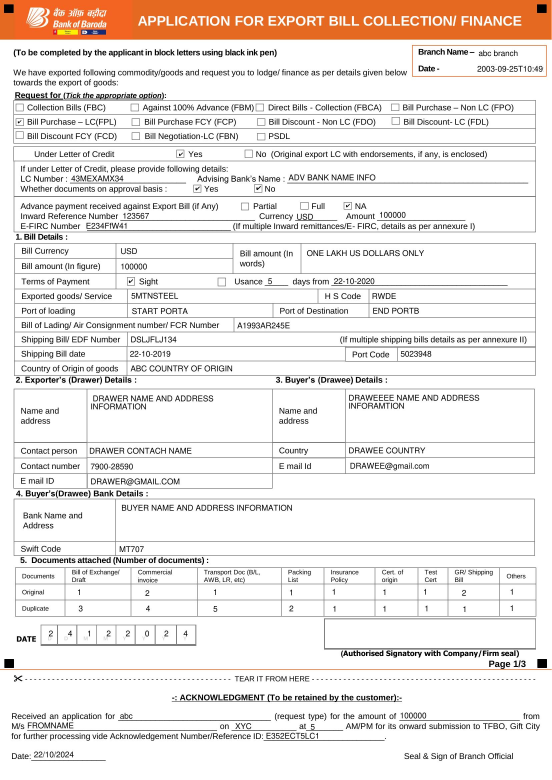
#> input picture data/Export-Bill_filled_sample0.jpg, 1654 x 2339 px, found by its file name (shown at 1/3 size)
$ python sample.py
#> lines starting #> are read from the running program, lines starting #| are printed output that depends on the picture; after the words box and inside, x2 and y2 are one past the last pixel; in counts of white or black regions, pixels touching at a corner belong together
### src/main_v2/preprocessor.py
import cv2
import numpy as np
from PIL import Image

class ImagePreprocessor:
    def __init__(self, erosion_kernel, dilation_kernel, binary_threshold):
        self.erosion_kernel = erosion_kernel
        self.dilation_kernel = dilation_kernel
        self.binary_threshold = binary_threshold

    def preprocess(self, img=None,image_path=None,roi = None):
        # img = Image.open(image_path).convert('L')
        # img_arr = np.array(img)

        if image_path:
            img = cv2.imread(image_path, cv2.IMREAD_GRAYSCALE)
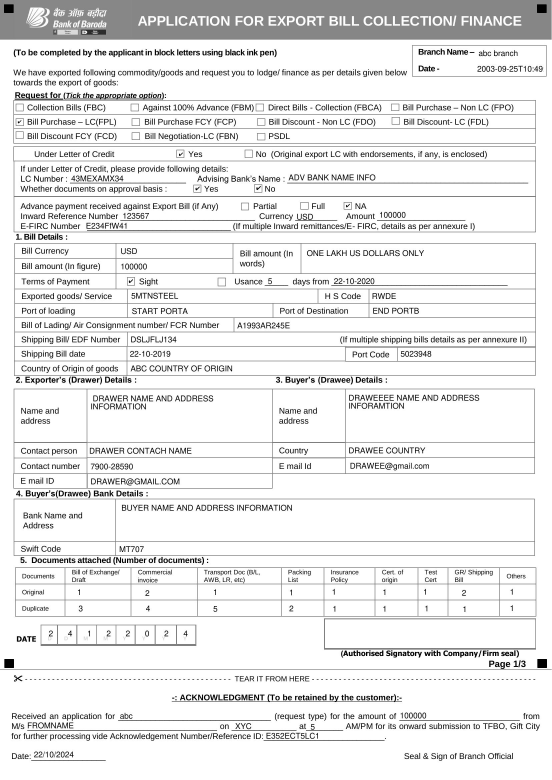
#> img: shape (2339, 1654) (shown at 1/3 size); min 0, max 255, mean 233.3
        else:
            img = cv2.cvtColor(img, cv2.COLOR_BGR2GRAY)

        if roi:
            x1, y1, x2, y2 = roi
            img = img[y1:y2, x1:x2]


        eroded = self._erode(img)
        dilated = self._dilate(eroded)
        binary_image = self._binarize(dilated)
        return img,binary_image

    def _erode(self, image):
        return cv2.erode(image.copy(), kernel=np.ones(self.erosion_kernel, np.uint8))
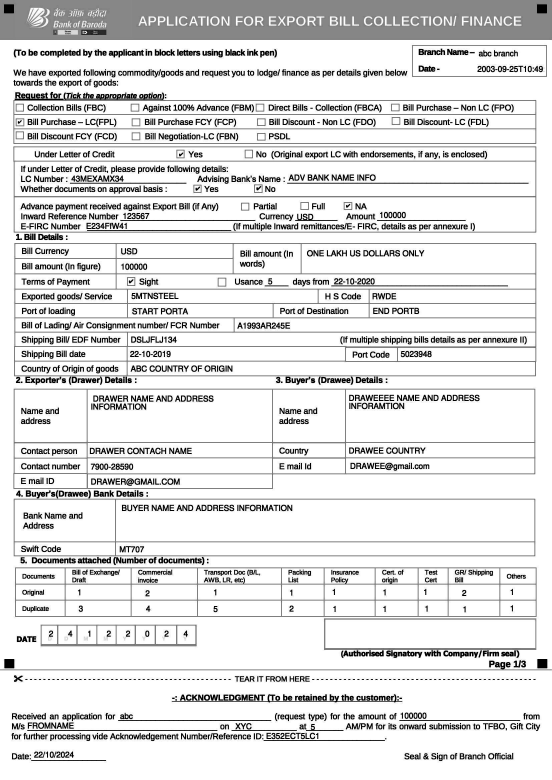
#> returned value: shape (2339, 1654) (shown at 1/3 size); min 0, max 255, mean 224.1

    def _dilate(self, image):
        return cv2.dilate(image.copy(), kernel=np.ones(self.dilation_kernel, np.uint8))
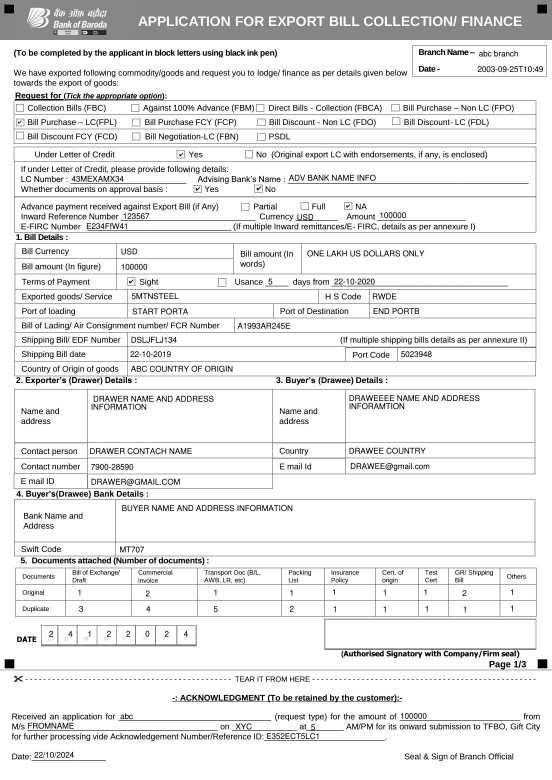
#> returned value: shape (2339, 1654) (shown at 1/3 size); min 0, max 255, mean 232.6

    def _binarize(self, image):
        _, binary = cv2.threshold(image, self.binary_threshold, 255, cv2.THRESH_BINARY)
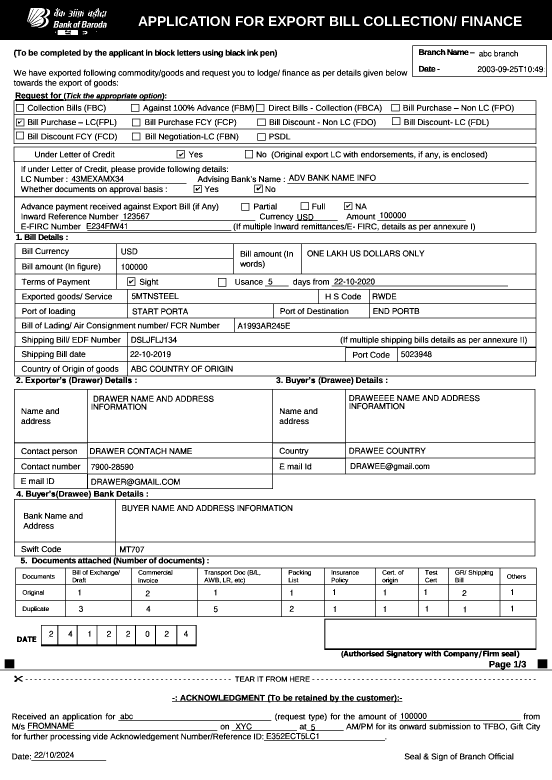
#> binary: shape (2339, 1654) (shown at 1/3 size); 86.4% white; 2078 black regions (261 under 20 px), largest, box (x1, y1, x2, y2) and area: (0, 0, 1654, 120) 176240, (43, 730, 1609, 1155) 33834, (41, 1167, 1606, 1467) 17495
        return binary

### src/main_v2/practice.py
import argparse
import json
import time
from dataclasses import dataclass
from typing import List, Tuple, Optional, Union
import cv2
import numpy as np
import logging
from pathlib import Path

from tqdm import tqdm

from src.main_v2.preprocessor import ImagePreprocessor

logger = logging.getLogger(__name__)
logging.basicConfig(level=logging.DEBUG)


@dataclass
class PatternMatchResult:
    """Data class to store pattern matching results."""
    position: Tuple[int, int]
    neighborhood: np.ndarray = None
    confidence: float = None


@dataclass
class PreprocessConfig:
    erosion_kernel: Tuple[int, int] = (2, 2)
    dilation_kernel: Tuple[int, int] = (2, 2)
    binary_threshold: int = 200


# [38 lines left out: function find_pattern_3x3_fast, not called in this run]


class ImageUtils:
    @classmethod
    def get_iloc(cls,arr,x1,y1):
        return arr[y1][x1]

class ImagePatternMatcher:
    def __init__(self, logger: Optional[logging.Logger] = None):
        self.logger = logger or logging.getLogger(__name__)
        self._image: Optional[np.ndarray] = None
        self._binary: Optional[np.ndarray] = None
        self._pattern: Optional[np.ndarray] = None


    def load_image(self, image_source: Union[str, Path, np.ndarray], preprocess_config: PreprocessConfig) -> bool:
        try:
            self._preprocess = ImagePreprocessor(**preprocess_config.__dict__)
            self._image, self._gray_image = self._preprocess.preprocess(image_path=image_source)
            cv2.imwrite("gray_image.png", self._gray_image)
            self._binary = np.where(self._gray_image == 255, 1, 0)
            self._inv_binary = np.where(self._binary == 1, 0, 1)
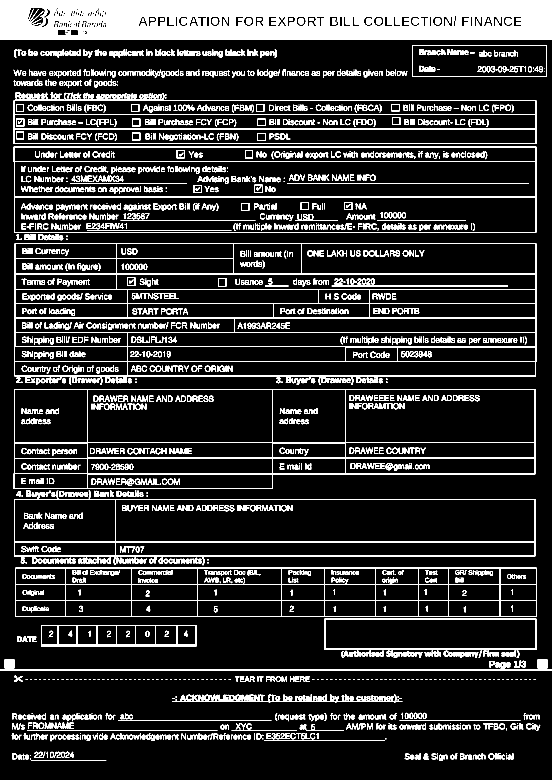
#> self._inv_binary: shape (2339, 1654) int64 (shown at 1/3 size); values 0 (black) and 1 (white), 13.6% white; 2078 white regions (261 under 20 px), largest, box (x1, y1, x2, y2) and area: (0, 0, 1654, 120) 176240, (43, 730, 1609, 1155) 33834, (41, 1167, 1606, 1467) 17495
            self.logger.info(f"Image loaded and preprocessed. Shape: {self._image.shape}")
            return True

        except Exception as e:
            self.logger.error(f"Error loading image: {str(e)}")
            raise ValueError(f"Image loading failed: {str(e)}")

    def compute_cumsum_arrays(self, arr):
        """Compute cumulative sum arrays for the binary image."""
        self.image_arr_x_cumsum = np.cumsum(arr, axis=1)
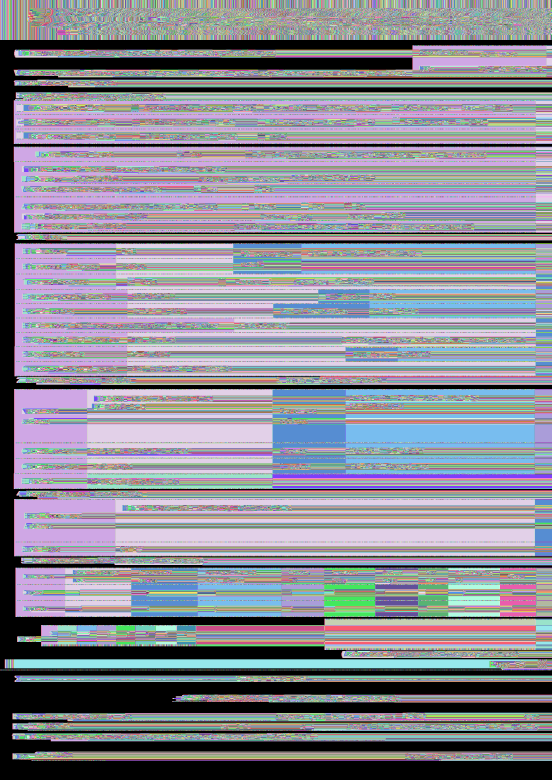
#> self.image_arr_x_cumsum: shape (2339, 1654) int64 (shown at 1/3 size); 1655 distinct labels, from 0 to 1654; one colour per label, 0 black
        self.image_arr_y_cumsum = np.cumsum(arr, axis=0)
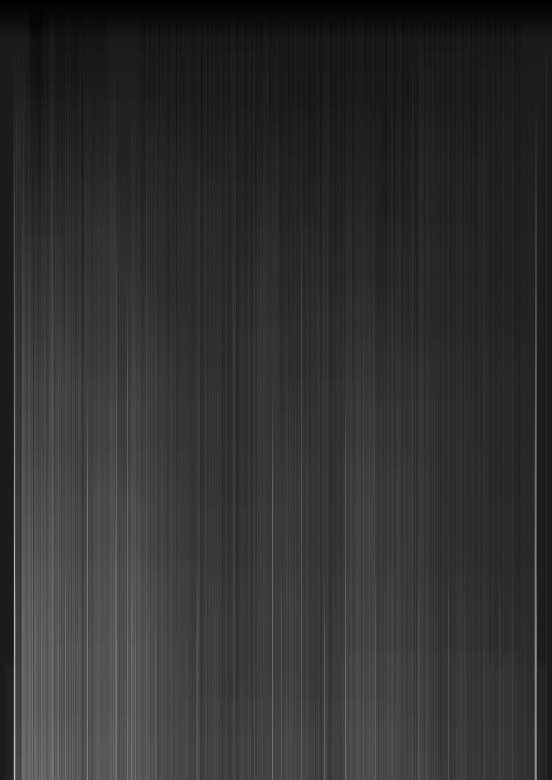
#> self.image_arr_y_cumsum: shape (2339, 1654) int64 (shown at 1/3 size); min 1, max 1124, mean 216.2; drawn with min black and max white


    # [52 lines left out: functions is_box, print_np, get_indices_of_value, get_rotate_and_imposed_indices, get_merged_indices_from_image, not called in this run]


def main(image_path: str, threshold: int = 125, confidence: float = 0.8):
    start_time = time.perf_counter()

    matcher = ImagePatternMatcher()
    preprocess_config = PreprocessConfig()

    matcher.load_image(image_path, preprocess_config=preprocess_config)

    image_arr = matcher._gray_image.copy()

    image_arr = np.where(image_arr==255,0,1)

    # image_arr=np.where(image_arr==1,0,255)
    # cv2.imwrite('dummy.png',image_arr)
    logger.debug(f"Image shape : {image_arr.shape}")

    matcher.compute_cumsum_arrays(image_arr.copy())

    r,c = np.where(image_arr==1)


    points = np.concatenate((r.reshape(-1,1),c.reshape(-1,1)),axis=-1)
#> points = 527460 pairs, first value 0 to 2282, second value 0 to 1653

    c=0
    for p in points:
        if image_arr[p[0],p[1]]:
            c+=1
#> this loop made 527460 passes
#> p on passes 1 to 12: [0, 0], [0, 1], [0, 2], [0, 3], [0, 4], [0, 5], [0, 6], [0, 7], [0, 8], [0, 9], [0, 10], [0, 11]
#> after the loop, c = 527460
    print(c)
#| 527460


    end_time = time.perf_counter()

    print(f"Duration: {end_time - start_time} seconds")
    exit()
#> (the program exits here)

$ run again, with data/Export-Bill_filled_sample1.jpg copied over data/Export-Bill_filled_sample0.jpg
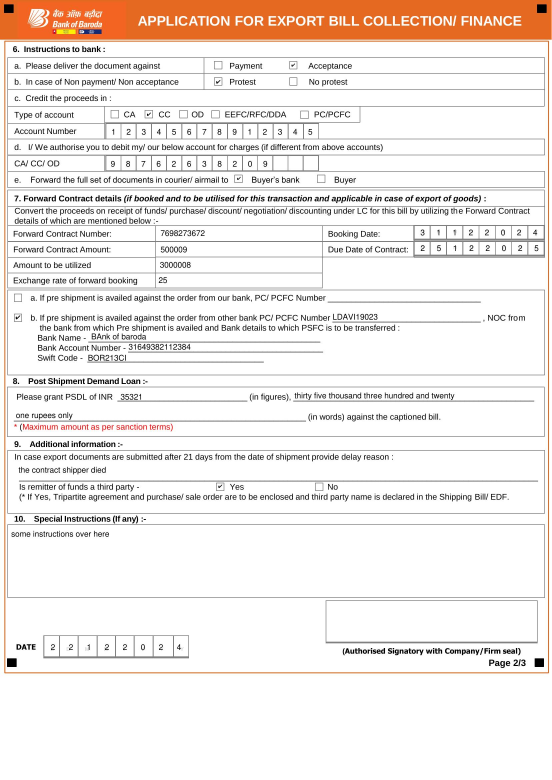
#> input picture data/Export-Bill_filled_sample1.jpg, 1654 x 2339 px, found by its file name (shown at 1/3 size)
#> binary: shape (2339, 1654); 87.7% white; 1542 black regions (127 under 20 px), largest, box (x1, y1, x2, y2) and area: (0, 0, 1654, 120) 177082, (23, 173, 1636, 565) 38864, (23, 570, 1636, 866) 30904
#> in compute_cumsum_arrays, `self.image_arr_x_cumsum = np.cumsum(arr, axis=1)`:
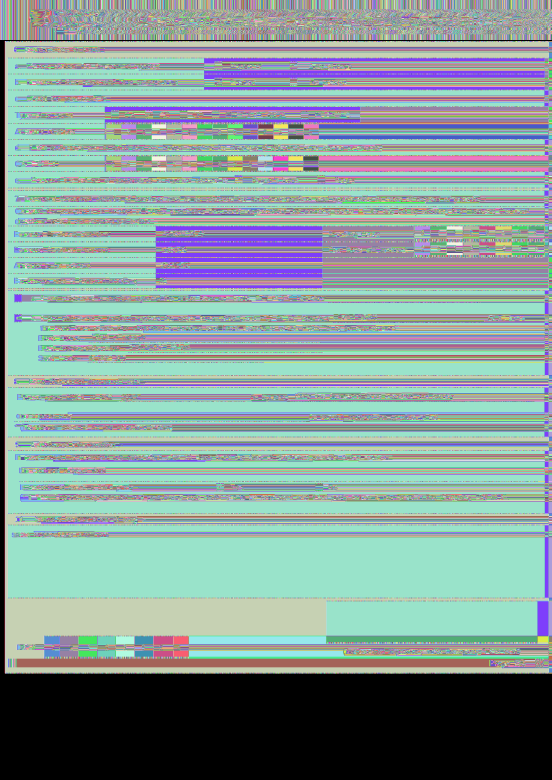
#> self.image_arr_x_cumsum: shape (2339, 1654) int64 (shown at 1/3 size); 1655 distinct labels, from 0 to 1654; one colour per label, 0 black
#> in compute_cumsum_arrays, `self.image_arr_y_cumsum = np.cumsum(arr, axis=0)`:
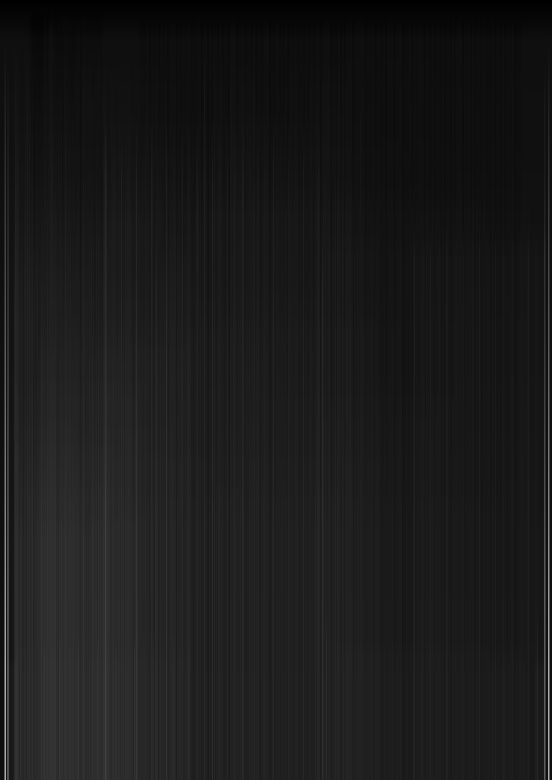
#> self.image_arr_y_cumsum: shape (2339, 1654) int64 (shown at 1/3 size); min 1, max 2018, mean 213.5; drawn with min black and max white
#> points = 475519 pairs, first value 0 to 2020, second value 0 to 1653
#> the loop in main, `for p in points:` made 475519 passes
#> p on passes 1 to 8: [0, 0], [0, 1], [0, 2], [0, 3], [0, 4], [0, 5], [0, 6], [0, 7]
#> after the loop in main, `for p in points:`: c = 475519
#| 475519

$ run again, with data/Export-Bill_filled_sample2.jpg copied over data/Export-Bill_filled_sample0.jpg
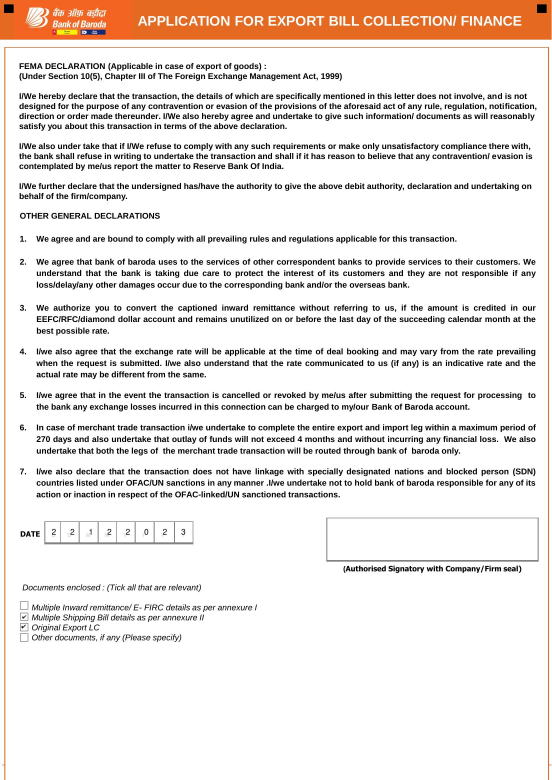
#> input picture data/Export-Bill_filled_sample2.jpg, 1654 x 2339 px, found by its file name (shown at 1/3 size)
#> binary: shape (2339, 1654); 86.7% white; 2207 black regions (75 under 20 px), largest, box (x1, y1, x2, y2) and area: (0, 0, 1654, 120) 176273, (8, 142, 1654, 2339) 16462, (980, 1554, 1617, 1686) 5209
#> in compute_cumsum_arrays, `self.image_arr_x_cumsum = np.cumsum(arr, axis=1)`:
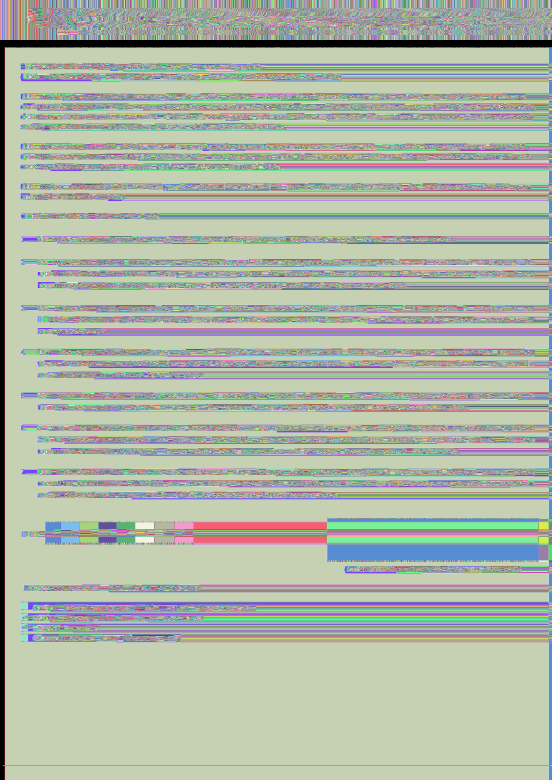
#> self.image_arr_x_cumsum: shape (2339, 1654) int64 (shown at 1/3 size); 1655 distinct labels, from 0 to 1654; one colour per label, 0 black
#> in compute_cumsum_arrays, `self.image_arr_y_cumsum = np.cumsum(arr, axis=0)`:
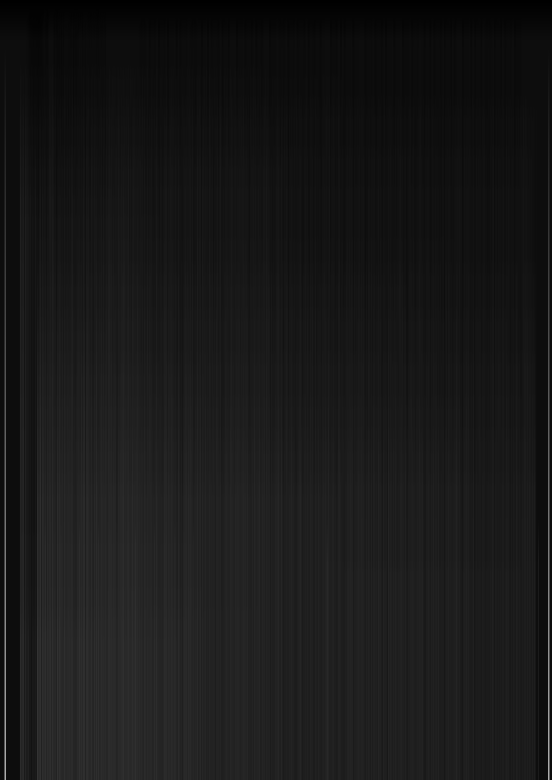
#> self.image_arr_y_cumsum: shape (2339, 1654) int64 (shown at 1/3 size); min 1, max 2317, mean 225.7; drawn with min black and max white
#> points = 513063 pairs, first value 0 to 2338, second value 0 to 1653
#> the loop in main, `for p in points:` made 513063 passes
#> p on passes 1 to 8: [0, 0], [0, 1], [0, 2], [0, 3], [0, 4], [0, 5], [0, 6], [0, 7]
#> after the loop in main, `for p in points:`: c = 513063
#| 513063

$ run again, with data/Lc-Amenment_filled_1.png saved as data/Export-Bill_filled_sample0.jpg
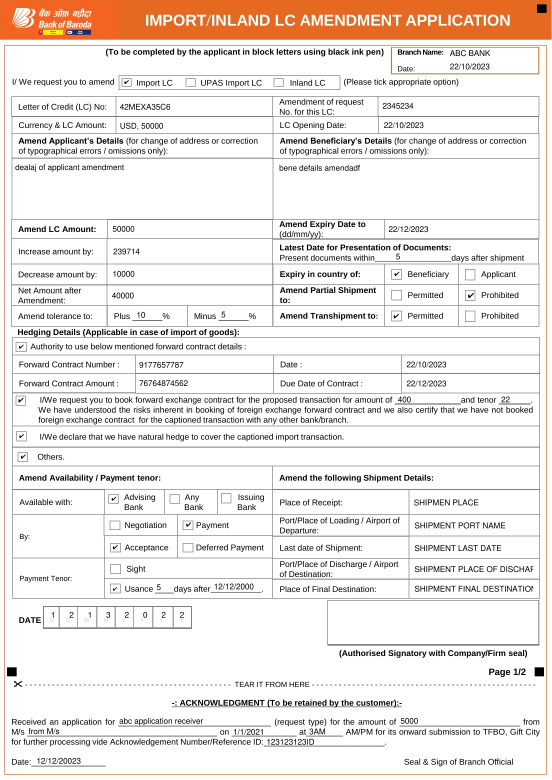
#> input picture data/Lc-Amenment_filled_1.png, 1654 x 2339 px, found by its file name (shown at 1/3 size)
#> binary: shape (2339, 1654); 86.4% white; 2178 black regions (282 under 20 px), largest, box (x1, y1, x2, y2) and area: (0, 0, 1654, 120) 174313, (37, 992, 1621, 1797) 52326, (34, 289, 1619, 981) 43343
#> self.image_arr_x_cumsum: shape (2339, 1654) int64; 1655 distinct labels, from 0 to 1654
#> in compute_cumsum_arrays, `self.image_arr_y_cumsum = np.cumsum(arr, axis=0)`:
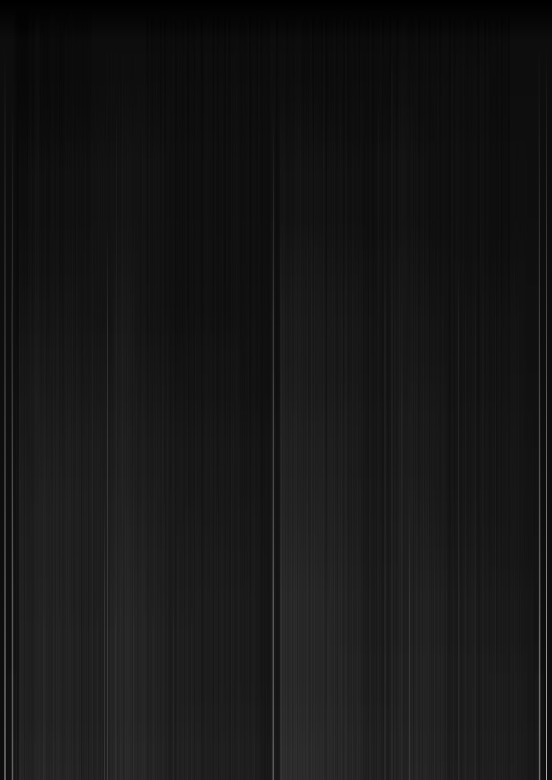
#> self.image_arr_y_cumsum: shape (2339, 1654) int64 (shown at 1/3 size); min 1, max 2309, mean 208.8; drawn with min black and max white
#> points = 524253 pairs, first value 0 to 2324, second value 0 to 1653
#> the loop in main, `for p in points:` made 524253 passes
#> p on passes 1 to 8: [0, 0], [0, 1], [0, 2], [0, 3], [0, 4], [0, 5], [0, 6], [0, 7]
#> after the loop in main, `for p in points:`: c = 524253
#| 524253
